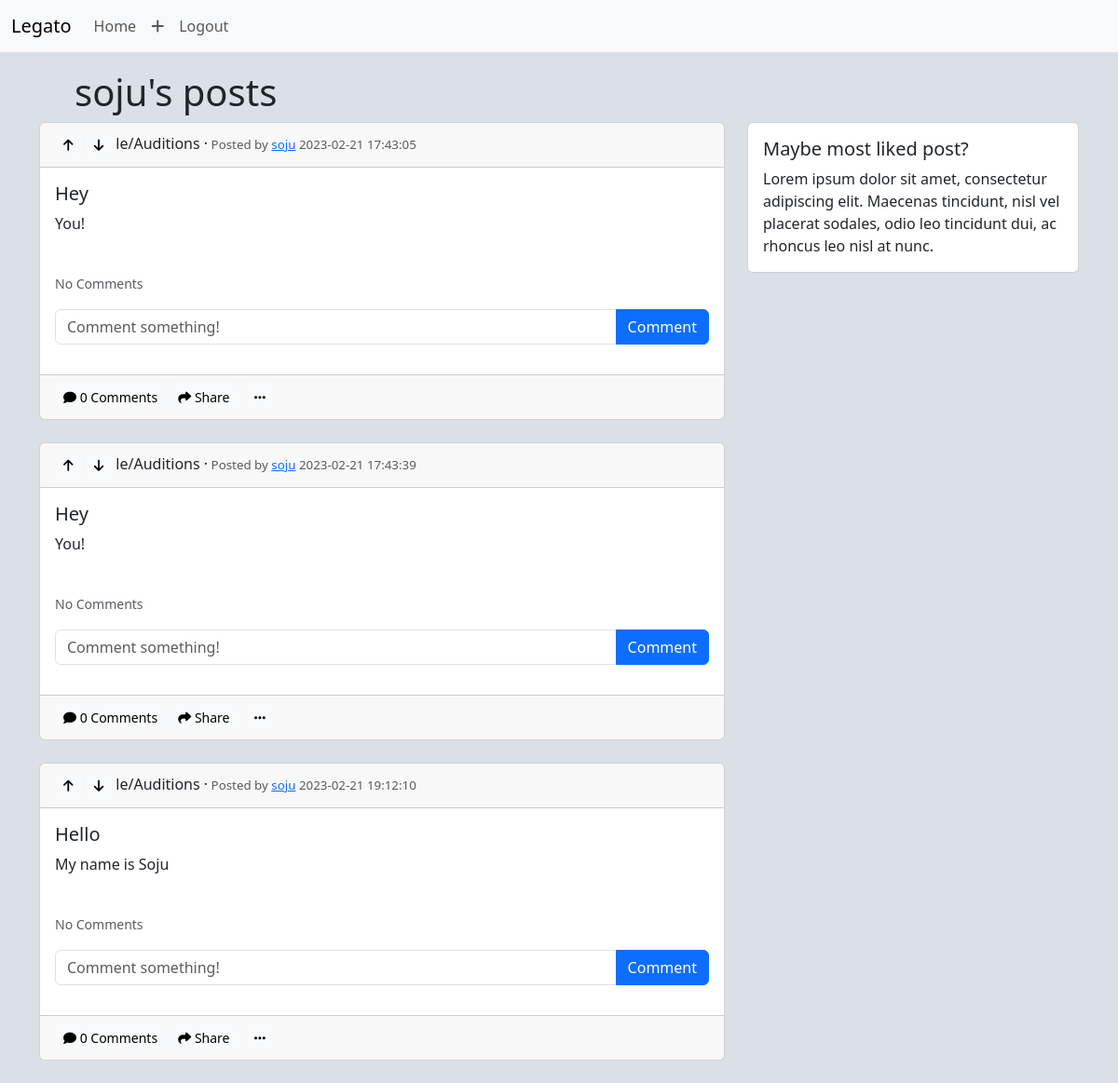
Page /posts/soju (signed in) on the earlier database version.
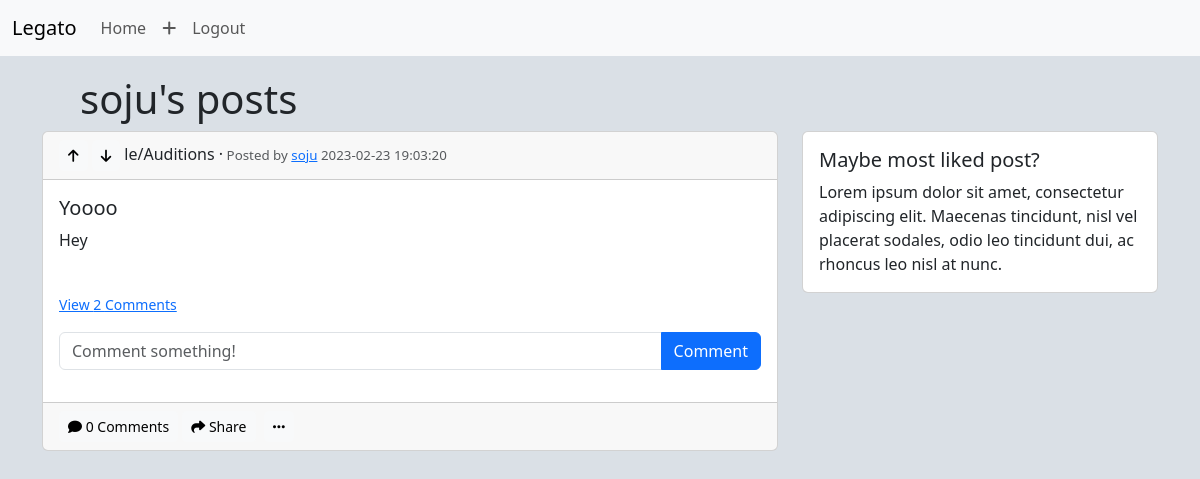
Same page on the later database version.
### legato/models.py (models this page shows)
class User(db.Model, UserMixin):
    id = db.Column(db.Integer, primary_key=True)
    email = db.Column(db.String(150), nullable=False, unique=True)
    username = db.Column(db.String(150), nullable=False, unique=True)
    password = db.Column(db.String(150), nullable=False)
    date_created = db.Column(db.DateTime(timezone=True), default=func.now())
    posts = db.relationship("Post", backref="user", passive_deletes=True)
    comments = db.relationship("Comment", backref="user", passive_deletes=True)

class Post(db.Model):
    id = db.Column(db.Integer, primary_key=True)
    title = db.Column(db.String(60), nullable=False)
    text = db.Column(db.Text, nullable=False)
    date_created = db.Column(db.DateTime(timezone=True), default=func.now())
    author = db.Column(db.Integer, db.ForeignKey(
        "user.id", ondelete="CASCADE"), nullable=False)
    comments = db.relationship("Comment", backref="post", passive_deletes=True)

### legato/views.py (the view)
@views.route("/posts/<username>")
@login_required
def posts(username):
    user = User.query.filter_by(username=username).first()
    if not user:
        flash("No user with that username exists", category="error")
        return redirect(url_for("views.index"))
    posts = user.posts
    return render_template("posts.html", user=current_user, posts=posts, username=username)

### legato/__init__.py (called while the page is built)
def create_app():
    app = Flask(__name__)
    app.config['SECRET_KEY'] = SECRET_KEY
    app.config["SQLALCHEMY_DATABASE_URI"] = f"sqlite:///{os.path.join(os.getcwd(), 'database.db')}"
    db.init_app(app)
    from .views import views
    from .auth import auth
    app.register_blueprint(views, url_prefix="/")
    app.register_blueprint(auth, url_prefix="/")
    login_manager = LoginManager()
    login_manager.login_view = "auth.login"
    login_manager.init_app(app)
    @login_manager.user_loader
    def load_user(id):
        return User.query.get(int(id))
    with app.app_context():
        from .models import User, Post, Comment
        db.create_all()
    return app

### legato/templates/posts.html (shortened to what this page needs)
{% extends "posts_div.html" %}
{% block header %}
{{username}}'s posts
{% endblock %}
{% block footer %}
<div class="col-sm-4">
  <div class="card">
    <div class="card-body">
      <h5 class="card-title">Maybe most liked post?</h5>
      <p class="card-text">
        Lorem ipsum dolor sit amet, consectetur adipiscing elit.
        Maecenas tincidunt, nisl vel placerat sodales, odio leo tincidunt dui, ac rhoncus leo nisl at nunc.
      </p>
    </div>
  </div>
</div>
{% endblock %}

### legato/templates/posts_div.html (shortened to what this page needs)
{% extends "layout.html" %}
{% block main %}
<h1>{% block header %}Auditions{% endblock %}</h1>
<div id="posts">
  <div class="container">
    <div class="row">
      <div class="col-sm-8">
        {% for post in posts %}
        <div class="card">
          <div class="card-header">
            <strong>
              <button class="btn btn-light btn-sm">
                <i class="fas fa-arrow-up"></i>
              </button>
              <button class="btn btn-light btn-sm">
                <i class="fas fa-arrow-down"></i>
              </button>
            </strong>le/Auditions ·<span class="text-muted" style="font-size: 10pt;"> Posted by <a
                href="/posts/{{post.user.username}}">{{post.user.username}}</a>
              {{ post.date_created }}</span>
          </div>
          <div class="card-body">
            <h5 class="card-title">{{ post.title }}</h5>
            <p class="card-text">{{ post.text }}</p>
            <br />
            <p class="card-text">
              {% if post.comments|length > 0 %}
              <a data-bs-toggle="collapse" href="#comments-{{post.id}}" role="button">
                <small>View {{post.comments|length}} Comments</small>
              </a>
              {% else %}
              <small class="text-muted">No Comments</small>
              {% endif %}
            </p>
            <form class="input-group mb-3" id="comment" method="POST" action="/create-comment/{{post.id}}">
              <input type="text" id="text" name="text" class="form-control" placeholder="Comment something!" />
              <button type="submit" class="btn btn-primary">Comment</button>
            </form>
          </div>
          <div class="card-footer text-muted">
            <a href="" class="btn btn-light btn-sm"><i class="fas fa-comment"></i> 0 Comments</a>
            <a href="" class="btn btn-light btn-sm"><i class="fas fa-share"></i> Share</a>
            {% if user.id == post.author %}
            <a href="#" class="btn btn-light btn-sm" data-bs-toggle="dropdown" aria-expanded="false"
              id="dropdownToggle"><i class="fa-solid fa-ellipsis"></i></a>
            {% endif %}
          </div>
        </div>
        <br />
        {% endfor %}
      </div>
      {% block footer %}{% endblock %}
    </div>
  </div>
</div>
{% endblock %}

### legato/templates/layout.html (shortened to what this page needs)
<!DOCTYPE html>
<html lang="en">
<head>
  <link href="https://cdn.jsdelivr.net/npm/bootstrap@5.3.0-alpha1/dist/css/bootstrap.min.css" rel="stylesheet"
 />
  <link href="/static/styles.css" rel="stylesheet">
</head>
<body>
  <nav class="navbar navbar-expand-lg bg-body-tertiary fixed-top">
    <div class="container-fluid">
      <a class="navbar-brand" href="/">Legato</a>
      <div class="collapse navbar-collapse" id="navbar">
        <ul class="navbar-nav me-auto mb-2 mb-lg-0">
          <li class="nav-item">
            <a class="nav-item nav-link" href="/index">Home</a>
          </li>
          {% if user.is_authenticated %}
          <li class="nav-item">
            <a class="nav-item nav-link" href="/create-post"><i class="fa-solid fa-plus"></i></a>
          </li>
          <li class="nav-item">
            <a class="nav-item nav-link" href="/logout">Logout</a>
          </li>
          {% endif %}
        </ul>
      </div>
    </div>
  </nav>
  <div>{% block main %}{% endblock %}</div>
</body>
</html>

### legato/static/styles.css (style rules this page uses)
body { background: #dae0e6 !important; margin-top: 75px !important; }
h1 { margin-left: 5rem; }

Differences in the rows shown:
removed Post: user.username "soju", date_created "2023-02-21 17:43:05", title "Hey", text "You!", shows "No Comments"
removed Post: user.username "soju", date_created "2023-02-21 17:43:39", title "Hey", text "You!", shows "No Comments"
removed Post: user.username "soju", date_created "2023-02-21 19:12:10", title "Hello", text "My name is Soju", shows "No Comments"
added Post: user.username "soju", date_created "2023-02-23 19:03:20", title "Yoooo", text "Hey", comments|length "2"
